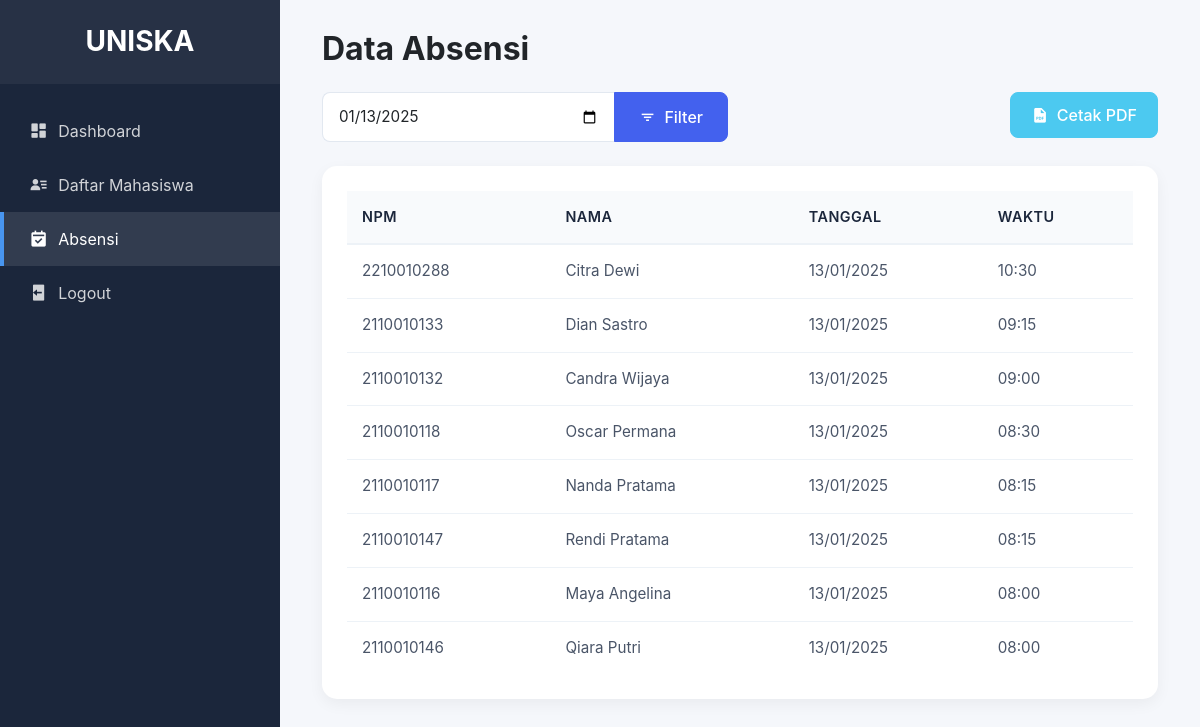
Page /admin/absensi.php?tanggal=2025-01-13 (signed in) on the committed database.
### tables this page shows
CREATE TABLE `absensi` (
  `id` int NOT NULL,
  `mahasiswa_id` int DEFAULT NULL,
  `tanggal` date DEFAULT NULL,
  `waktu` time DEFAULT NULL,
  `created_at` timestamp NULL DEFAULT CURRENT_TIMESTAMP
);

CREATE TABLE `mahasiswa` (
  `id` int NOT NULL,
  `npm` varchar(12) NOT NULL,
  `nama` varchar(100) NOT NULL,
  `jurusan` varchar(50) NOT NULL,
  `created_at` timestamp NULL DEFAULT CURRENT_TIMESTAMP
);

### admin/absensi.php (the view, shortened to what this page needs)
<?php
include '../koneksi.php';
$result = null;
$selected_date = isset($_GET['tanggal']) ? $_GET['tanggal'] : date('Y-m-d');
try {
    $query = "SELECT m.npm, m.nama, a.tanggal, a.waktu, a.created_at
              FROM absensi a
              JOIN mahasiswa m ON a.mahasiswa_id = m.id
              WHERE DATE(a.tanggal) = '$selected_date'
              ORDER BY a.created_at DESC";
    $result = mysqli_query($koneksi, $query);
} catch (Exception $e) {
    $error_message = "Terjadi kesalahan: " . $e->getMessage();
}
?>
<!DOCTYPE html>
<html lang="en">
<head>
    <link href="https://cdn.jsdelivr.net/npm/bootstrap@5.3.0/dist/css/bootstrap.min.css" rel="stylesheet">
    <link href="https://cdn.jsdelivr.net/npm/boxicons@2.0.7/css/boxicons.min.css" rel="stylesheet">
    <link rel="stylesheet" href="assets/css/style.css">
</head>
<body>
    <div class="wrapper">
        <nav id="sidebar">
            <div class="sidebar-header">
                <h3>UNISKA</h3>
            </div>
            <ul class="list-unstyled components">
                <li>
                    <a href="dashboard.php">
                        <i class='bx bxs-dashboard'></i>
                        <span>Dashboard</span>
                    </a>
                </li>
                <li>
                    <a href="daftar_mahasiswa.php">
                        <i class='bx bxs-user-detail'></i>
                        <span>Daftar Mahasiswa</span>
                    </a>
                </li>
                <li class="active">
                    <a href="absensi.php">
                        <i class='bx bxs-calendar-check'></i>
                        <span>Absensi</span>
                    </a>
                </li>
                <li>
                    <a href="#" onclick="confirmLogout()">
                        <i class='bx bxs-log-out'></i>
                        <span>Logout</span>
                    </a>
                </li>
            </ul>
        </nav>
        <div id="content">
            <div class="container-fluid">
                <div class="d-flex justify-content-between align-items-center mb-4">
                    <h2 class="mb-0 fw-bold">Data Absensi</h2>
                </div>
                <div class="row mb-4">
                    <div class="col-md-6">
                        <form action="" method="GET" class="d-flex">
                            <div class="input-group">
                                <input type="date" name="tanggal" class="form-control" value="<?php echo $selected_date; ?>"
                                       onchange="this.form.submit()">
                                <button type="submit" class="btn btn-primary">
                                    <i class='bx bx-filter'></i>
                                    <span>Filter</span>
                                </button>
                            </div>
                        </form>
                    </div>
                    <div class="col-md-6 text-end">
                        <button class="btn btn-success" onclick="printAbsensi()"
                                <?php echo !$result || mysqli_num_rows($result) == 0 ? 'disabled' : ''; ?>>
                            <i class='bx bxs-file-pdf'></i>
                            <span>Cetak PDF</span>
                        </button>
                    </div>
                </div>
                <div class="data-card">
                    <div class="card-body">
                        <div class="table-responsive">
                            <table class="table table-hover">
                                <thead>
                                    <tr>
                                        <th>NPM</th>
                                        <th>Nama</th>
                                        <th>Tanggal</th>
                                        <th>Waktu</th>
                                    </tr>
                                </thead>
                                <tbody>
                                    <?php if($result && mysqli_num_rows($result) > 0): ?>
                                        <?php while($row = mysqli_fetch_assoc($result)): ?>
                                        <tr>
                                            <td><?php echo htmlspecialchars($row['npm']); ?></td>
                                            <td><?php echo htmlspecialchars($row['nama']); ?></td>
                                            <td><?php echo date('d/m/Y', strtotime($row['tanggal'])); ?></td>
                                            <td><?php echo date('H:i', strtotime($row['waktu'])); ?></td>
                                        </tr>
                                        <?php endwhile; ?>
                                    <?php endif; ?>
                                </tbody>
                            </table>
                        </div>
                    </div>
                </div>
            </div>
        </div>
    </div>
</body>
</html>

### admin/assets/css/style.css (style rules this page uses)
:root { --primary-color: #4361ee; --secondary-color: #3f37c9; --accent-color: #4895ef; --success-color: #4cc9f0; --info-color: #4361ee; --warning-color: #f72585; --danger-color: #e63946; --dark-color: #1b263b; --light-color: #f8f9fa; }
body { font-family: 'Inter', sans-serif; background-color: #f5f7fb; overflow-x: hidden; }
#sidebar { min-width: 280px; max-width: 280px; background: var(--dark-color); color: #fff; transition: all 0.3s; position: fixed; height: 100vh; z-index: 999; }
.sidebar-header { padding: 25px; background: rgba(255, 255, 255, 0.05); }
.sidebar-header h3 { color: #fff; font-size: 1.75rem; font-weight: 700; margin: 0; text-align: center; }
#sidebar ul.components { padding: 20px 0; }
#sidebar ul li a { padding: 15px 25px; display: flex; align-items: center; color: rgba(255, 255, 255, 0.8); text-decoration: none; transition: all 0.3s ease; border-left: 4px solid transparent; gap: 10px; }
#sidebar ul li a:hover, #sidebar ul li.active a { color: #fff; background: rgba(255, 255, 255, 0.1); border-left-color: var(--accent-color); }
#sidebar ul li a i { font-size: 1.2rem; }
#content { width: calc(100% - 280px); margin-left: 280px; padding: 30px; min-height: 100vh; transition: all 0.3s; }
.chart-card, .data-card { background: #fff; border-radius: 15px; border: none; box-shadow: 0 5px 15px rgba(0,0,0,0.05); }
.chart-card .card-body, .data-card .card-body { padding: 25px; }
.table { margin: 0; width: 100%; border-collapse: separate; border-spacing: 0; }
.table thead th { background: #f8fafc; color: var(--dark-color); font-weight: 600; padding: 15px; font-size: 0.9rem; text-transform: uppercase; letter-spacing: 0.5px; border-bottom: 2px solid #edf2f7; }
.table tbody td { padding: 15px; vertical-align: middle; border-bottom: 1px solid #edf2f7; color: #4a5568; font-size: 0.95rem; }
.table tbody tr:last-child td { border-bottom: none; }
.form-control { padding: 0.75rem 1rem; font-size: 0.95rem; border: 1px solid #e2e8f0; border-radius: 8px; transition: all 0.3s ease; }
.btn { padding: 0.625rem 1.25rem; font-weight: 500; border-radius: 8px; transition: all 0.3s ease; display: inline-flex; align-items: center; gap: 0.5rem; }
.btn i { font-size: 1.1rem; }
.btn-primary { background-color: var(--primary-color); border-color: var(--primary-color); }
.btn-success { background-color: var(--success-color); border-color: var(--success-color); }
.input-group .form-control { border-right: none; }
.input-group .btn { border-top-left-radius: 0; border-bottom-left-radius: 0; padding: 0.75rem 1.5rem; }

### rows in the picture
absensi: mahasiswa.npm "2210010288", mahasiswa.nama "Citra Dewi", tanggal "13/01/2025", waktu "10:30"
absensi: mahasiswa.npm "2110010133", mahasiswa.nama "Dian Sastro", tanggal "13/01/2025", waktu "09:15"
absensi: mahasiswa.npm "2110010132", mahasiswa.nama "Candra Wijaya", tanggal "13/01/2025", waktu "09:00"
absensi: mahasiswa.npm "2110010118", mahasiswa.nama "Oscar Permana", tanggal "13/01/2025", waktu "08:30"
absensi: mahasiswa.npm "2110010117", mahasiswa.nama "Nanda Pratama", tanggal "13/01/2025", waktu "08:15"
absensi: mahasiswa.npm "2110010147", mahasiswa.nama "Rendi Pratama", tanggal "13/01/2025", waktu "08:15"
absensi: mahasiswa.npm "2110010116", mahasiswa.nama "Maya Angelina", tanggal "13/01/2025", waktu "08:00"
absensi: mahasiswa.npm "2110010146", mahasiswa.nama "Qiara Putri", tanggal "13/01/2025", waktu "08:00"
